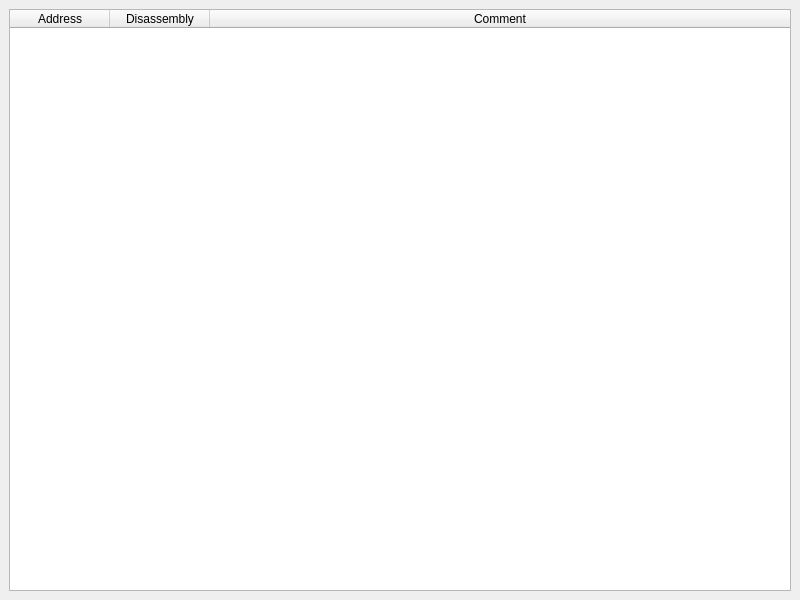
<?xml version="1.0" encoding="UTF-8"?>
<ui version="4.0">
 <class>PluginCommentWindow</class>
 <widget class="QMainWindow" name="PluginCommentWindow">
  <property name="geometry">
   <rect>
    <x>0</x>
    <y>0</y>
    <width>800</width>
    <height>600</height>
   </rect>
  </property>
  <property name="windowTitle">
   <string>QtPlugin</string>
  </property>
  <property name="windowIcon">
   <iconset resource="resource.qrc">
    <normaloff>:/icons/images/comments.png</normaloff>:/icons/images/comments.png</iconset>
  </property>
  <widget class="QWidget" name="centralwidget">
   <layout class="QVBoxLayout" name="verticalLayout">
    <item>
     <widget class="QTableWidget" name="tableWidget">
      <property name="autoFillBackground">
       <bool>false</bool>
      </property>
      <property name="editTriggers">
       <set>QAbstractItemView::NoEditTriggers</set>
      </property>
      <property name="selectionMode">
       <enum>QAbstractItemView::SingleSelection</enum>
      </property>
      <property name="selectionBehavior">
       <enum>QAbstractItemView::SelectRows</enum>
      </property>
      <property name="sortingEnabled">
       <bool>true</bool>
      </property>
      <property name="wordWrap">
       <bool>false</bool>
      </property>
      <attribute name="horizontalHeaderStretchLastSection">
       <bool>true</bool>
      </attribute>
      <column>
       <property name="text">
        <string>Address</string>
       </property>
      </column>
      <column>
       <property name="text">
        <string>Disassembly</string>
       </property>
      </column>
      <column>
       <property name="text">
        <string>Comment</string>
       </property>
      </column>
     </widget>
    </item>
   </layout>
  </widget>
  <action name="actionClearText">
   <property name="text">
    <string>&amp;Clear Text</string>
   </property>
   <property name="toolTip">
    <string>Clear Text</string>
   </property>
  </action>
 </widget>
 <resources>
  <include location="resource.qrc"/>
 </resources>
 <connections/>
</ui>
